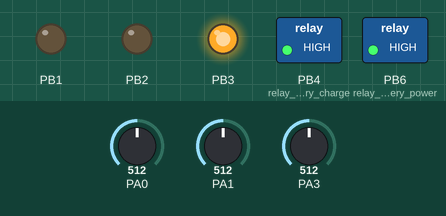
A program run on a simulated ATmega324Pa, built with avr-gcc and emulated at 4 MHz. On the bench: switched loads named in the program (green lamp = pin HIGH), output pins drawn as LEDs (lit = HIGH). The test bench sets the inputs (shaded band); at power-on: PA3 = 512, PA1 = 512, PA0 = 512.

Above: at 1.2 s.
1.3 s: PA3 set to 327
3.2 s: PA3 set to 303
At 5.1 s:
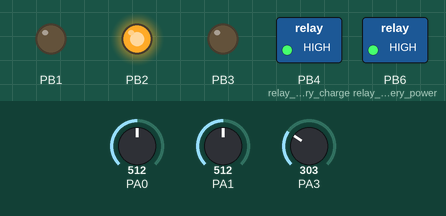
5.5 s: PA1 set to 835
7.2 s: PA1 set to 858
At 8.4 s:
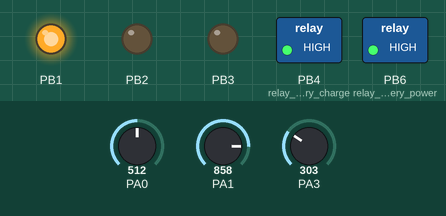
9.5 s: PA3 set to 268
At 11.2 s:
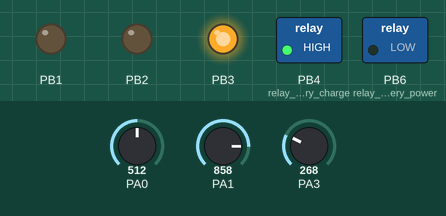
11.5 s: PA3 set to 511
At 13.0 s:
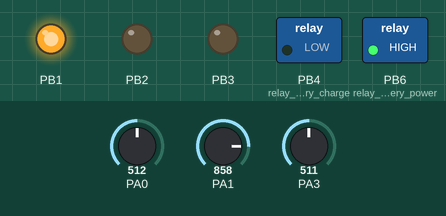
Timing chart, 0 to 14.5 s (numbered marks = the images above; inputs shaded):
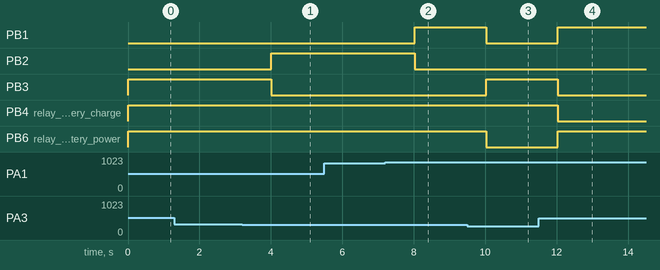

The program:

main.c
```c
/*
 * AL.Car.SmartPS.Fw
 *
 * Created: 28.07.2016 8:44:04
 * Author : Andrew
 */


 //×ÀÑÒÎÒÀ 16 Ìãö, ÍÅ ÁÓÄÅÒ ÏÐÎØÈÂÀÒÜÑß ×ÅÐÅÇ ÎÒËÀÄÊÓ
 //---------------------------------------------------
#include <avr/io.h>
#include "board/board.h"

#define DEV_NAME "PS board 1.0"
#define ADC_VOLT_MULTIPLIER_MV		(68+2)/2 * 1.1
#define DIODE_CORRECTION 350

#define VOLTAGE_ENGINE_RUN 12500
#define VOLTAGE_INPUT_NORMAL 11000
#define VOLTAGE_CHARGE_ON 6000
#define VOLTAGE_CHARGE_OFF 7500
#define VOLTAGE_BATTERY_DISCHARGEOFF 5000

int voltage_generator=0;
int voltage_battery=0;
int voltage_acc=0;

int current_state=0;

int get_voltage()
{
	int val=0;
	val=adc_read_average(3)*ADC_VOLT_MULTIPLIER_MV + DIODE_CORRECTION;
	return val;
}

void device_init()
{
	//uart_init_withdivider(0,UBRR_VALUE);
	relay_battery_charge(0);
	led_yellow_set(1);
	relay_battery_power(1);
}

int main(void)
{
	wdt_enable(WDTO_8S);
	device_init();
	//çàðÿäêà 0 - âêë, 1 - âûêë
    while (1)
    {
		wdt_reset();
		adc_init_voltage_generator();
		voltage_generator=get_voltage();
		adc_init_voltage_battery();
		voltage_battery=get_voltage();
		adc_init_voltage_acc();
		voltage_acc=get_voltage();

		//Äâèãàòåëü çàâåäåí
		if (voltage_generator>VOLTAGE_ENGINE_RUN)
		{
			relay_battery_power(1);
			if (current_state==0)
			{
				if (voltage_battery<VOLTAGE_CHARGE_OFF)
				{
					relay_battery_charge(0);
					led_green_set(0);
					led_yellow_set(0);
					led_red_set(1);
				}
				current_state=1;
			}
			//Áàòàðåÿ ðàçðÿæåíà, âêëþ÷àåì çàðÿä
			if (voltage_battery<VOLTAGE_CHARGE_ON)
			{
				relay_battery_charge(0);
				led_green_set(0);
				led_yellow_set(0);
				led_red_set(1);
			}
			if (voltage_battery>VOLTAGE_CHARGE_OFF)
			{
				//Áàòàðåÿ çàðÿæåíà, âûêëþ÷àåì çàðÿä
				relay_battery_charge(1);
				led_yellow_set(0);
				led_green_set(1);
				led_red_set(0);
			}
		}
		//Âêëþ÷åíî çàæèãàíèå
		if (voltage_acc>VOLTAGE_INPUT_NORMAL)
		{
			//Äâèãàòåëü íå çàâåäåí
			if (voltage_generator<VOLTAGE_ENGINE_RUN)
			{
				//Îòêëþ÷àåì ðåëå çàðÿäêè
				relay_battery_charge(1);
				//Âêëþ÷àåì ðåëå íàãðóçêè
				relay_battery_power(1);
				//Ïðîâåðÿåì íàïðÿæåíèå áàòàðåè, áàòàðåÿ ðàçðÿæåíà
				if (voltage_battery<VOLTAGE_BATTERY_DISCHARGEOFF)
				{
					led_green_set(0);
					led_yellow_set(0);
					led_red_set(1);
				}
				else
				{
					//Áàòàðåÿ çàðÿæåíà, îñòàâëÿåì íàãðóçêó
					led_green_set(0);
					led_yellow_set(1);
					led_red_set(0);
				}
				current_state=0;
			}
		}
		//Çàæèãàíèå âûêëþ÷åíî
		if (voltage_generator<VOLTAGE_INPUT_NORMAL)
		{
			//Îòêëþ÷àåì çàðÿä
			relay_battery_charge(1);
			led_green_set(1);
			led_yellow_set(0);
			led_red_set(0);
			//Áàòàðåÿ ñèëüíî ðàçðÿæåíà, âñå âûêëþ÷àåì
			if (voltage_battery<VOLTAGE_BATTERY_DISCHARGEOFF)
			{
				relay_battery_power(0);
			}
			current_state=0;
		}
		_delay_ms(1000);
    }
}
```

board.c
```c
#include "board.h"

void var_delay_ms(int ms)
{
	for (int i=0; i<ms; i++)_delay_ms(1.0);
}

void adc_init_voltage_acc()
{
	adc_init(0, ADC_ADJUST_RIGHT, ADC_REFS_INTERNAL_1_1,  ADC_PRESCALER_32);
}

void adc_init_voltage_battery()
{
	adc_init(1, ADC_ADJUST_RIGHT, ADC_REFS_INTERNAL_1_1,  ADC_PRESCALER_32);
}

void adc_init_voltage_power_in()
{
	adc_init(2, ADC_ADJUST_RIGHT, ADC_REFS_INTERNAL_1_1,  ADC_PRESCALER_32);
}

void adc_init_voltage_generator()
{
	adc_init(3, ADC_ADJUST_RIGHT, ADC_REFS_INTERNAL_1_1,  ADC_PRESCALER_32);
}

void led_red_set(byte state)
{
	setbit(DDRB,1,1);
	setbit(PORTB,1,state);
}

void led_yellow_set(byte state)
{
	setbit(DDRB,2,1);
	setbit(PORTB,2,state);
}

void led_green_set(byte state)
{
	setbit(DDRB,3,1);
	setbit(PORTB,3,state);
}

//0 - âêë, 1 - âûêë
void relay_battery_charge(byte state)
{
	setbit(DDRB,4,1);
	setbit(PORTB,4,state);
}

void relay_battery_power(byte state)
{
	setbit(DDRB,6,1);
	setbit(PORTB,6,state);
}

void relay_power_add_device(byte state)
{
	setbit(DDRB,7,1);
	setbit(PORTB,7,state);
}

void relay_usb(byte state)
{
	setbit(DDRD,4,1);
	setbit(PORTD,4,state);
}
```

board.h
```c
#ifndef BOARD_H
#define BOARD_H

#define F_CPU 4000000UL
#define BAUD 9600

#include <avr/io.h>
#include <util/delay.h>
#include <avr/wdt.h>
#include <stdlib.h>
#include <string.h>
#include <stdint.h>
//#include <util/setbaud.h>

#define getbit(port, bit)		((port) &   (1 << (bit)))
#define setbit(port,bit,val)	{if ((val)) {(port)|= (1 << (bit));} else {(port) &= ~(1 << (bit));}}

//User Libraries
//#include "../libs/bwl_uart.h"
#include "../libs/bwl_adc.h"

typedef unsigned char byte;

void var_delay_ms(int ms);

void adc_init_voltage_acc();
void adc_init_voltage_battery();
void adc_init_voltage_power_in();
void adc_init_voltage_generator();

void led_red_set(byte state);
void led_yellow_set(byte state);
void led_green_set(byte state);

void relay_battery_charge(byte state);
void relay_battery_power(byte state);
void relay_power_add_device(byte state);
void relay_usb(byte state);

#endif /* BOARD_H_ */
```

board.c
```c
#include "board.h"

void var_delay_ms(int ms)
{
	for (int i=0; i<ms; i++)_delay_ms(1.0);
}

void adc_init_voltage_acc()
{
	adc_init(0, ADC_ADJUST_RIGHT, ADC_REFS_INTERNAL_1_1,  ADC_PRESCALER_32);
}

void adc_init_voltage_battery()
{
	adc_init(1, ADC_ADJUST_RIGHT, ADC_REFS_INTERNAL_1_1,  ADC_PRESCALER_32);
}

void adc_init_voltage_power_in()
{
	adc_init(2, ADC_ADJUST_RIGHT, ADC_REFS_INTERNAL_1_1,  ADC_PRESCALER_32);
}

void adc_init_voltage_generator()
{
	adc_init(3, ADC_ADJUST_RIGHT, ADC_REFS_INTERNAL_1_1,  ADC_PRESCALER_32);
}

void led_red_set(byte state)
{
	setbit(DDRB,1,1);
	setbit(PORTB,1,state);
}

void led_yellow_set(byte state)
{
	setbit(DDRB,2,1);
	setbit(PORTB,2,state);
}

void led_green_set(byte state)
{
	setbit(DDRB,3,1);
	setbit(PORTB,3,state);
}

//0 - âêë, 1 - âûêë
void relay_battery_charge(byte state)
{
	setbit(DDRB,4,1);
	setbit(PORTB,4,state);
}

void relay_battery_power(byte state)
{
	setbit(DDRB,6,1);
	setbit(PORTB,6,state);
}

void relay_power_add_device(byte state)
{
	setbit(DDRB,7,1);
	setbit(PORTB,7,state);
}

void relay_usb(byte state)
{
	setbit(DDRD,4,1);
	setbit(PORTD,4,state);
}
```

board.h
```c
#ifndef BOARD_H
#define BOARD_H

#define F_CPU 4000000UL
#define BAUD 9600

#include <avr/io.h>
#include <util/delay.h>
#include <avr/wdt.h>
#include <stdlib.h>
#include <string.h>
#include <stdint.h>
//#include <util/setbaud.h>

#define getbit(port, bit)		((port) &   (1 << (bit)))
#define setbit(port,bit,val)	{if ((val)) {(port)|= (1 << (bit));} else {(port) &= ~(1 << (bit));}}

//User Libraries
//#include "../libs/bwl_uart.h"
#include "../libs/bwl_adc.h"

typedef unsigned char byte;

void var_delay_ms(int ms);

void adc_init_voltage_acc();
void adc_init_voltage_battery();
void adc_init_voltage_power_in();
void adc_init_voltage_generator();

void led_red_set(byte state);
void led_yellow_set(byte state);
void led_green_set(byte state);

void relay_battery_charge(byte state);
void relay_battery_power(byte state);
void relay_power_add_device(byte state);
void relay_usb(byte state);

#endif /* BOARD_H_ */
```

bwl_adc.c
```c
// (licence header left out)
#include <avr/io.h>
#include "bwl_adc.h"


void adc_off (void){
	ADCSRA = (0 << ADEN)|(0 << ADPS1)|(0 << ADPS0);
	ADMUX  = (0 << REFS1)|(0 << REFS0)|(0 << ADLAR)|(0 << MUX0)|(0 << MUX1)|(0 << MUX2)|(0 << MUX3);
}

unsigned int adc_read_once (void){
	unsigned int data;

	ADCSRA |= (1 << ADSC);
	while ((ADCSRA & (1 << ADIF)) == 0);
	data = ADCL+(ADCH<<8);

	return data;
}

void adc_init (unsigned char mux, unsigned char adjust, unsigned char refs, unsigned char prescaler){

	ADCSRA = (1 << ADEN)|(prescaler << ADPS0);
	ADCSRB = 0;
	ADMUX  = (refs << REFS0)|(adjust << ADLAR)|(mux << MUX0);
	adc_read_once();
}

int adc_read_average(int count )
{
	unsigned long sum=0;
	for (int i=0; i<count; i++)
	{
		sum+=adc_read_once();
	}
	return sum/count;
}
```

bwl_adc.h
```c
// (licence header left out)
#ifndef BWL_ADC_H_
#define BWL_ADC_H_

//enable & setup ADC, mux - ADC channel 0..7, adjust - right\left result adjustment (default - right), prescaler - ADC clock divider, ADC clock should be 50..200 kHz
void adc_init (unsigned char mux, unsigned char adjust, unsigned char refs, unsigned char prescaler);
//enable & setup ADC for channells 8..15, mux - ADC channel+8, adjust - right\left result adjustment (default - right), prescaler - ADC clock divider, ADC clock should be 50..200 kHz
void adc_init_mux5 (unsigned char mux, unsigned char adjust, unsigned char refs, unsigned char prescaler);
//disable ADC
void adc_off (void);
//ADC single read
unsigned int adc_read_once (void);
//ADC read and averaging, count - number of reads
int adc_read_average(int count);

/* Example:
	adc_init(ADC_MUX_ADC2,ADC_ADJUST_RIGHT,ADC_REFS_INTERNAL_1_1,ADC_PRESCALER_64);
	int result=adc_read_average(4);
*/

#define ADC_MUX_ADC0 0
#define ADC_MUX_ADC1 1
#define ADC_MUX_ADC2 2
#define ADC_MUX_ADC3 3
#define ADC_MUX_ADC4 4
#define ADC_MUX_ADC5 5
#define ADC_MUX_ADC6 6
#define ADC_MUX_ADC7 7

/*
#define ADC_MUX_ADC_TEMP 8
#define ADC_MUX_1_1V 14
#define ADC_MUX_0V 15
*/

#define ADC_ADJUST_LEFT 1
#define ADC_ADJUST_RIGHT 0

#define ADC_REFS_EXTERNAL 0
#define ADC_REFS_AVCC 1
#define ADC_REFS_INTERNAL_2_56 3
#define ADC_REFS_INTERNAL_1_1 2

#define ADC_PRESCALER_2 0
#define ADC_PRESCALER_4 2
#define ADC_PRESCALER_8 3
#define ADC_PRESCALER_16 4
#define ADC_PRESCALER_32 5
#define ADC_PRESCALER_64 6
#define ADC_PRESCALER_128 7

#endif /* BWL_ADC_H_ */
```

bwl_strings.c
```c
// (licence header left out)
#include "bwl_strings.h"
#include <stdlib.h>

char string_buffer[STRING_BUFFER_SIZE]={};
char string_process_buffer[16]={};
int string_buffer_pos=0;

void string_move_to_new()
{
	while (string_length()<16)
	{
		string_add_string(" ");
	}
}

int string_length()
{
	return string_buffer_pos;
}

void string_clear()
{
	for (int i=0; i<STRING_BUFFER_SIZE; i++) string_buffer[i]=0;
	string_buffer_pos=0;
}

void string_add_string(char* string)
{
	unsigned char i=0;
	while (string[i]>0)
	{
		if (string_buffer_pos>STRING_BUFFER_SIZE){return;}
		string_buffer[string_buffer_pos++]=string[i++];
	}
}

void string_add_char(char ch)
{
	if (string_buffer_pos>STRING_BUFFER_SIZE){return;}
	string_buffer[string_buffer_pos++]=ch;
}

void string_add_space()
{
	if (string_buffer_pos>STRING_BUFFER_SIZE){return;}
	string_buffer[string_buffer_pos++]=' ';
}

void string_add_int(int val)
{
	itoa(val,string_process_buffer,10);
	string_add_string(string_process_buffer);
}

void string_add_float(float val,char precision)
{
	dtostrf(val,1,precision,string_process_buffer);
	string_add_string(string_process_buffer);
}

void string_add_crlf()
{
	string_add_string("\r\n");
}
```

bwl_strings.h
```c
// (licence header left out)
#ifndef BWL_STRINGS
#define BWL_STRINGS

#define STRING_BUFFER_SIZE 512
void string_clear();
void string_add_string(char* string);
void string_add_space();
void string_add_char(char);
void string_add_int(int val);
void string_add_float(float val,char precision);
void string_add_crlf();
int string_length();
void string_move_to_new();
char string_buffer[STRING_BUFFER_SIZE];

/* Example
	string_clear();
	string_add_crlf();
	string_add_string("PbWd:ok=");	string_add_int(watchdog_ok);				string_add_string(",");
	string_add_string("w=");		string_add_int(watchdog_warning);			string_add_string(",");
	string_add_string("lo=");		string_add_int(watchdog_loading);			string_add_string(",");
	string_add_string("npw=");		string_add_int(watchdog_no_power);			string_add_string(",");
	string_add_string("sec");		string_add_int(watchdog_sec_to_reset);
	string_add_crlf();
	ir_send_string(string_buffer);
*/

#endif /* BWL_STRINGS */
```

bwl_uart.c
```c
// (licence header left out)
#include <avr/io.h>
#include <stdlib.h>

#include "bwl_uart.h"

char uart_send_buffer[16]={};

void uart_init_withdivider(unsigned char port, unsigned int ubrr)
{
	if (port==0)
	{
		UBRR0H = (unsigned char)(ubrr>>8);
		UBRR0L = (unsigned char)ubrr;
		UCSR0A = (0<<U2X0);
		UCSR0B = (1<<RXEN0)|(1<<TXEN0);
		UCSR0C = (0<<USBS0)|(3<<UCSZ00);
	}
	#ifdef UDR1
	if (port==1)
	{
		UBRR1H = (unsigned char)(ubrr>>8);
		UBRR1L = (unsigned char)ubrr;
		UCSR1A = (0<<U2X1);
		UCSR1B = (1<<RXEN1)|(1<<TXEN1);
		UCSR1C = (1<<USBS1)|(3<<UCSZ10);
	}
	#endif
}

void uart_disable(unsigned char port)
{
	if (port==0){UCSR0B = (0<<RXEN0)|(0<<TXEN0);}
	#ifdef UDR1
	if (port==1){UCSR1B = (0<<RXEN1)|(0<<TXEN1);}
	#endif
}

void uart_send(const unsigned char port, unsigned char byte )
{
	if (port==0)
	{
		while ( !( UCSR0A & (1<<UDRE0)) );
		UDR0 = byte;
	}
	#ifdef UDR1
	if (port==1)
	{
		while ( !( UCSR1A & (1<<UDRE1)) );
		UDR1 = byte;
	}
	#endif
}

 unsigned char uart_received(unsigned char port)
{
	if (port==0){	return (UCSR0A & (1<<RXC0));}
	#ifdef UDR1
	if (port==1){	return (UCSR1A & (1<<RXC1));}
	#endif
	return 0;
}

unsigned char uart_get(unsigned char port)
{
	if (port==0){	return UDR0;}
	#ifdef UDR1
	if (port==1){	return UDR1;}
	#endif
	return 0;
}

void uart_send_string (unsigned char port,char *string)
{
	unsigned	char  i=0;
	while (string[i]>0)
	{
		uart_send(port,string[i]);
		i++;
	}
}

void uart_send_int(unsigned char port,int val)
{
	itoa(val,uart_send_buffer,10);
	uart_send_string(port,uart_send_buffer);
}

void uart_send_float(unsigned char port,float val, char precision)
{
	char* buffer="1234567890";
	dtostrf(val,1,precision,buffer);
	uart_send_string(port,buffer);
}

void uart_send_line(unsigned char port,char *string)
{
	uart_send_string(port,string);
	uart_send_string(port,"\r\n");
}
```

bwl_uart.h
```c
// (licence header left out)
#ifndef BWL_UART_H_
#define BWL_UART_H_


void uart_init_withdivider_x2(unsigned char port, unsigned int ubrr);
void uart_init_withdivider(unsigned char port,unsigned int ubrr);
void uart_send(const unsigned char port, const unsigned char byte );
unsigned char uart_get(const unsigned char port );
unsigned char uart_received(const unsigned char port );
void uart_send_string(unsigned char port,char *string);
void uart_send_value(unsigned char port,char* caption, int parameter);
void	uart_disable(unsigned char port);

void uart_send_line(unsigned char port,char *string);
void uart_send_int(unsigned char port,int val);
void uart_send_string(unsigned char port,char *string);
void uart_send_float(unsigned char port,float val, char precision);

#endif /* BWL_UART_H_ */
```

bwl_adc.c
```c
// (licence header left out)
#include <avr/io.h>
#include "bwl_adc.h"


void adc_off (void){
	ADCSRA = (0 << ADEN)|(0 << ADPS1)|(0 << ADPS0);
	ADMUX  = (0 << REFS1)|(0 << REFS0)|(0 << ADLAR)|(0 << MUX0)|(0 << MUX1)|(0 << MUX2)|(0 << MUX3);
}

unsigned int adc_read_once (void){
	unsigned int data;

	ADCSRA |= (1 << ADSC);
	while ((ADCSRA & (1 << ADIF)) == 0);
	data = ADCL+(ADCH<<8);

	return data;
}

void adc_init (unsigned char mux, unsigned char adjust, unsigned char refs, unsigned char prescaler){

	ADCSRA = (1 << ADEN)|(prescaler << ADPS0);
	ADCSRB = 0;
	ADMUX  = (refs << REFS0)|(adjust << ADLAR)|(mux << MUX0);
	adc_read_once();
}

int adc_read_average(int count )
{
	unsigned long sum=0;
	for (int i=0; i<count; i++)
	{
		sum+=adc_read_once();
	}
	return sum/count;
}
```

bwl_adc.h
```c
// (licence header left out)
#ifndef BWL_ADC_H_
#define BWL_ADC_H_

//enable & setup ADC, mux - ADC channel 0..7, adjust - right\left result adjustment (default - right), prescaler - ADC clock divider, ADC clock should be 50..200 kHz
void adc_init (unsigned char mux, unsigned char adjust, unsigned char refs, unsigned char prescaler);
//enable & setup ADC for channells 8..15, mux - ADC channel+8, adjust - right\left result adjustment (default - right), prescaler - ADC clock divider, ADC clock should be 50..200 kHz
void adc_init_mux5 (unsigned char mux, unsigned char adjust, unsigned char refs, unsigned char prescaler);
//disable ADC
void adc_off (void);
//ADC single read
unsigned int adc_read_once (void);
//ADC read and averaging, count - number of reads
int adc_read_average(int count);

/* Example:
	adc_init(ADC_MUX_ADC2,ADC_ADJUST_RIGHT,ADC_REFS_INTERNAL_1_1,ADC_PRESCALER_64);
	int result=adc_read_average(4);
*/

#define ADC_MUX_ADC0 0
#define ADC_MUX_ADC1 1
#define ADC_MUX_ADC2 2
#define ADC_MUX_ADC3 3
#define ADC_MUX_ADC4 4
#define ADC_MUX_ADC5 5
#define ADC_MUX_ADC6 6
#define ADC_MUX_ADC7 7

/*
#define ADC_MUX_ADC_TEMP 8
#define ADC_MUX_1_1V 14
#define ADC_MUX_0V 15
*/

#define ADC_ADJUST_LEFT 1
#define ADC_ADJUST_RIGHT 0

#define ADC_REFS_EXTERNAL 0
#define ADC_REFS_AVCC 1
#define ADC_REFS_INTERNAL_2_56 3
#define ADC_REFS_INTERNAL_1_1 2

#define ADC_PRESCALER_2 0
#define ADC_PRESCALER_4 2
#define ADC_PRESCALER_8 3
#define ADC_PRESCALER_16 4
#define ADC_PRESCALER_32 5
#define ADC_PRESCALER_64 6
#define ADC_PRESCALER_128 7

#endif /* BWL_ADC_H_ */
```

bwl_strings.c
```c
// (licence header left out)
#include "bwl_strings.h"
#include <stdlib.h>

char string_buffer[STRING_BUFFER_SIZE]={};
char string_process_buffer[16]={};
int string_buffer_pos=0;

void string_move_to_new()
{
	while (string_length()<16)
	{
		string_add_string(" ");
	}
}

int string_length()
{
	return string_buffer_pos;
}

void string_clear()
{
	for (int i=0; i<STRING_BUFFER_SIZE; i++) string_buffer[i]=0;
	string_buffer_pos=0;
}

void string_add_string(char* string)
{
	unsigned char i=0;
	while (string[i]>0)
	{
		if (string_buffer_pos>STRING_BUFFER_SIZE){return;}
		string_buffer[string_buffer_pos++]=string[i++];
	}
}

void string_add_char(char ch)
{
	if (string_buffer_pos>STRING_BUFFER_SIZE){return;}
	string_buffer[string_buffer_pos++]=ch;
}

void string_add_space()
{
	if (string_buffer_pos>STRING_BUFFER_SIZE){return;}
	string_buffer[string_buffer_pos++]=' ';
}

void string_add_int(int val)
{
	itoa(val,string_process_buffer,10);
	string_add_string(string_process_buffer);
}

void string_add_float(float val,char precision)
{
	dtostrf(val,1,precision,string_process_buffer);
	string_add_string(string_process_buffer);
}

void string_add_crlf()
{
	string_add_string("\r\n");
}
```

bwl_uart.h
```c
// (licence header left out)
#ifndef BWL_UART_H_
#define BWL_UART_H_


void uart_init_withdivider_x2(unsigned char port, unsigned int ubrr);
void uart_init_withdivider(unsigned char port,unsigned int ubrr);
void uart_send(const unsigned char port, const unsigned char byte );
unsigned char uart_get(const unsigned char port );
unsigned char uart_received(const unsigned char port );
void uart_send_string(unsigned char port,char *string);
void uart_send_value(unsigned char port,char* caption, int parameter);
void	uart_disable(unsigned char port);

void uart_send_line(unsigned char port,char *string);
void uart_send_int(unsigned char port,int val);
void uart_send_string(unsigned char port,char *string);
void uart_send_float(unsigned char port,float val, char precision);

#endif /* BWL_UART_H_ */
```

Source omitted: bwl_strings.h (1061 bytes), bwl_uart.c (1986 bytes)

Measured:
- the behaviour switches between 316 and 315 on PA3 (found by bisection; images 0 and 1)
- the behaviour switches between 842 and 843 on PA1 (found by bisection; images 1 and 2)
- the behaviour switches between 277 and 276 on PA3 (found by bisection; images 2 and 3)
- after the input at 1.3 s, every drawn part: stays the same
- after the input at 3.2 s, PB2: LOW → HIGH after 0.81 s; PB3: HIGH → LOW after 0.81 s
- after the input at 5.5 s, every drawn part: stays the same
- after the input at 7.2 s, PB1: LOW → HIGH after 0.82 s; PB2: HIGH → LOW after 0.82 s
- after the input at 9.5 s, PB1, PB6 (relay_battery_power): HIGH → LOW after 0.52 s; PB3: LOW → HIGH after 0.52 s
- after the input at 11.5 s, PB1, PB6 (relay_battery_power): LOW → HIGH after 0.53 s; PB3, PB4 (relay_battery_charge): HIGH → LOW after 0.53 s
